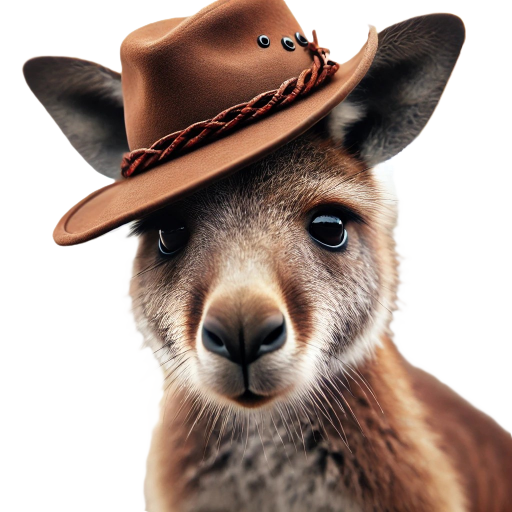
#> input picture assets/Bazza Slang.png, 1024 x 1024 px (shown at 1/2 size); its folder holds only this picture in this run
$ python convert_thumbs.py
#> lines starting #> are read from the running program, lines starting #| are printed output that depends on the picture
from PIL import Image
import os

SOURCE_DIR = "assets"  # or wherever your PNGs are
TARGET_WIDTH = 150      # pixels
OUTPUT_FORMAT = "JPEG"

for filename in os.listdir(SOURCE_DIR):
    if filename.lower().endswith(".png"):
        full_path = os.path.join(SOURCE_DIR, filename)
        img = Image.open(full_path)
#> img is the input picture: PIL image 1024x1024 RGBA; mean R, G, B, A 175.4, 158.4, 150.4, 155.8

        # Maintain aspect ratio
        w_percent = TARGET_WIDTH / float(img.size[0])
#> w_percent = 0.146
        h_size = int(float(img.size[1]) * w_percent)
#> h_size = 150
        resized_img = img.resize((TARGET_WIDTH, h_size), Image.LANCZOS)
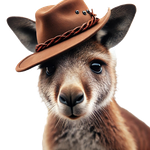
#> resized_img: PIL image 150x150 RGBA; mean R, G, B, A 85.9, 68.5, 60.3, 155.8; transparent parts drawn white

        # Convert and save as .jpg
        output_name = os.path.splitext(filename)[0] + "_thumb.jpg"
        resized_img = resized_img.convert("RGB")  # JPEG doesn't support transparency
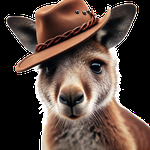
#> resized_img: PIL image 150x150 RGB; mean R, G, B 85.9, 68.5, 60.3
        resized_img.save(os.path.join(SOURCE_DIR, output_name), OUTPUT_FORMAT)

        print(f"✅ Converted {filename} → {output_name}")
